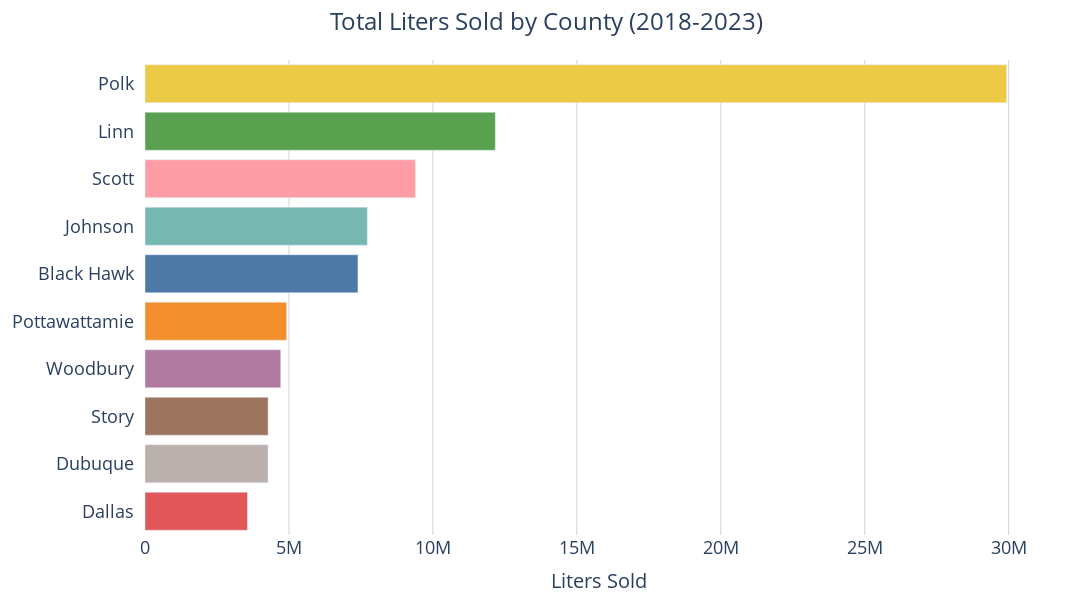

Notebook code for this chart:
### Code cell
fig = px.bar(
    liters_per_county_df,
    x='liters_sold',
    y='county',
    orientation='h',  
    color='county', 
    color_discrete_map=county_colors, 
    labels={'liters_sold': 'Liters Sold ', 'county': 'County '},  
    #text='liters_sold',  # Add this line to display the data as text on the bars
    #textposition='inside',  # Options include 'inside', 'outside', 'auto', or 'none'
    height=600,
    width=1100,
     
)

fig.update_layout(
    xaxis=dict(
        title='Liters Sold',
        tickfont=dict(size=18),
        title_font=dict(size=20),
        showgrid=True,
        gridcolor='LightGrey',
        #tickformat=".2s"  # No decimal places, use SI notation
    ), 
    yaxis=dict(
        title=None,
        tickfont=dict(size=18),
        ticksuffix='  '  # Used to create pad between y tick labels and chart
    ),
    title=dict(
        text="Total Liters Sold by County (2018-2023)",
        x=0.5,
        xanchor='center'
    ),
    showlegend=False,  # Hide legend since colors are used for encoding 'county'
    plot_bgcolor='rgba(0,0,0,0)',  # Transparent background for the plot area
    margin=dict(l=40, r=40, t=60, b=40),  # Left, Right, Top, Bottom margins
    title_font_size=24,
  
)

fig.show()

### Figure 1 — Plotly figure (JSON) as saved in the notebook; plotly's stock layout.template omitted (floating-point values rounded to 4 significant figures)
{"data": [{"alignmentgroup": "True", "hovertemplate": "County =%{y}<br>Liters Sold =%{x}<extra></extra>", "legendgroup": "Polk", "marker": {"color": "#edc948", "pattern": {"shape": ""}}, "name": "Polk", "offsetgroup": "Polk", "orientation": "h", "showlegend": true, "textposition": "auto", "type": "bar", "x": [29930000.0], "xaxis": "x", "y": ["Polk"], "yaxis": "y"}, {"alignmentgroup": "True", "hovertemplate": "County =%{y}<br>Liters Sold =%{x}<extra></extra>", "legendgroup": "Linn", "marker": {"color": "#59a14f", "pattern": {"shape": ""}}, "name": "Linn", "offsetgroup": "Linn", "orientation": "h", "showlegend": true, "textposition": "auto", "type": "bar", "x": [12170000.0], "xaxis": "x", "y": ["Linn"], "yaxis": "y"}, {"alignmentgroup": "True", "hovertemplate": "County =%{y}<br>Liters Sold =%{x}<extra></extra>", "legendgroup": "Scott", "marker": {"color": "#ff9da7", "pattern": {"shape": ""}}, "name": "Scott", "offsetgroup": "Scott", "orientation": "h", "showlegend": true, "textposition": "auto", "type": "bar", "x": [9397000.0], "xaxis": "x", "y": ["Scott"], "yaxis": "y"}, {"alignmentgroup": "True", "hovertemplate": "County =%{y}<br>Liters Sold =%{x}<extra></extra>", "legendgroup": "Johnson", "marker": {"color": "#76b7b2", "pattern": {"shape": ""}}, "name": "Johnson", "offsetgroup": "Johnson", "orientation": "h", "showlegend": true, "textposition": "auto", "type": "bar", "x": [7722000.0], "xaxis": "x", "y": ["Johnson"], "yaxis": "y"}, {"alignmentgroup": "True", "hovertemplate": "County =%{y}<br>Liters Sold =%{x}<extra></extra>", "legendgroup": "Black Hawk", "marker": {"color": "#4e79a7", "pattern": {"shape": ""}}, "name": "Black Hawk", "offsetgroup": "Black Hawk", "orientation": "h", "showlegend": true, "textposition": "auto", "type": "bar", "x": [7397000.0], "xaxis": "x", "y": ["Black Hawk"], "yaxis": "y"}, {"alignmentgroup": "True", "hovertemplate": "County =%{y}<br>Liters Sold =%{x}<extra></extra>", "legendgroup": "Pottawattamie", "marker": {"color": "#f28e2b", "pattern": {"shape": ""}}, "name": "Pottawattamie", "offsetgroup": "Pottawattamie", "orientation": "h", "showlegend": true, "textposition": "auto", "type": "bar", "x": [4920000.0], "xaxis": "x", "y": ["Pottawattamie"], "yaxis": "y"}, {"alignmentgroup": "True", "hovertemplate": "County =%{y}<br>Liters Sold =%{x}<extra></extra>", "legendgroup": "Woodbury", "marker": {"color": "#b07aa1", "pattern": {"shape": ""}}, "name": "Woodbury", "offsetgroup": "Woodbury", "orientation": "h", "showlegend": true, "textposition": "auto", "type": "bar", "x": [4715000.0], "xaxis": "x", "y": ["Woodbury"], "yaxis": "y"}, {"alignmentgroup": "True", "hovertemplate": "County =%{y}<br>Liters Sold =%{x}<extra></extra>", "legendgroup": "Story", "marker": {"color": "#9c755f", "pattern": {"shape": ""}}, "name": "Story", "offsetgroup": "Story", "orientation": "h", "showlegend": true, "textposition": "auto", "type": "bar", "x": [4276000.0], "xaxis": "x", "y": ["Story"], "yaxis": "y"}, {"alignmentgroup": "True", "hovertemplate": "County =%{y}<br>Liters Sold =%{x}<extra></extra>", "legendgroup": "Dubuque", "marker": {"color": "#bab0ac", "pattern": {"shape": ""}}, "name": "Dubuque", "offsetgroup": "Dubuque", "orientation": "h", "showlegend": true, "textposition": "auto", "type": "bar", "x": [4273000.0], "xaxis": "x", "y": ["Dubuque"], "yaxis": "y"}, {"alignmentgroup": "True", "hovertemplate": "County =%{y}<br>Liters Sold =%{x}<extra></extra>", "legendgroup": "Dallas", "marker": {"color": "#e15759", "pattern": {"shape": ""}}, "name": "Dallas", "offsetgroup": "Dallas", "orientation": "h", "showlegend": true, "textposition": "auto", "type": "bar", "x": [3559000.0], "xaxis": "x", "y": ["Dallas"], "yaxis": "y"}], "layout": {"barmode": "relative", "height": 600, "legend": {"title": {"text": "County "}, "tracegroupgap": 0}, "margin": {"b": 40, "l": 40, "r": 40, "t": 60}, "plot_bgcolor": "rgba(0, 0, 0, 0)", "showlegend": false, "title": {"font": {"size": 24}, "text": "Total Liters Sold by County (2018-2023)", "x": 0.5, "xanchor": "center"}, "width": 1100, "xaxis": {"anchor": "y", "autorange": true, "domain": [0, 1], "gridcolor": "LightGrey", "range": [0, 31510000.0], "showgrid": true, "tickfont": {"size": 18}, "title": {"font": {"size": 20}, "text": "Liters Sold"}, "type": "linear"}, "yaxis": {"anchor": "x", "autorange": true, "categoryarray": ["Dallas", "Dubuque", "Story", "Woodbury", "Pottawattamie", "Black Hawk", "Johnson", "Scott", "Linn", "Polk"], "categoryorder": "array", "domain": [0, 1], "range": [-0.5, 9.5], "tickfont": {"size": 18}, "ticksuffix": "  ", "title": {}, "type": "category"}}}
